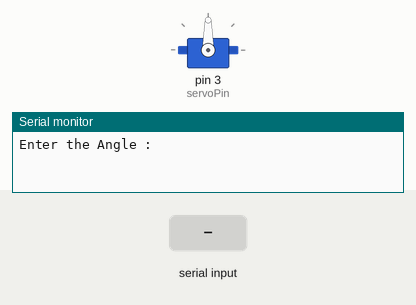
Bench run of a sketch on a simulated Arduino Uno, built with avr-gcc and run on an emulated ATmega328P. Shown: servo, the last lines printed to the serial monitor. The test bench sets the inputs (shaded band).

Above: at 1.2 s.
1.3 s: "30,150\n" received over Serial
At 3.5 s:
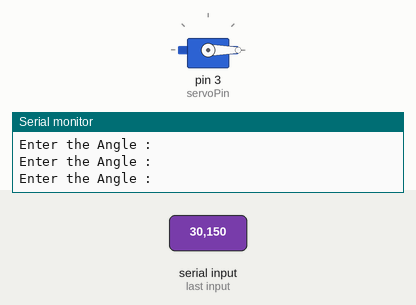
3.8 s: "90,45\n" received over Serial
At 4.6 s:
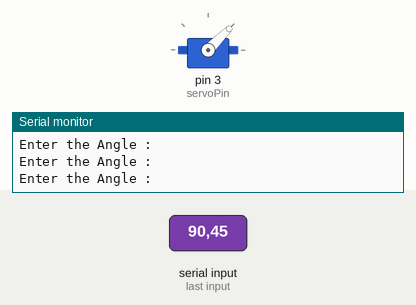
6.3 s: "200\n" received over Serial
At 6.6 s:
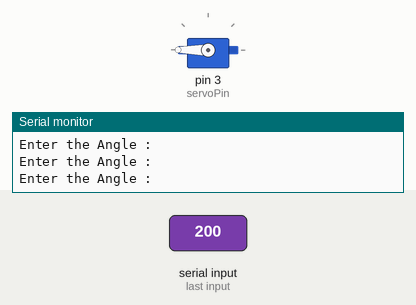
Timing chart, 0 to 9.3 s (numbered marks = the images above; inputs shaded):
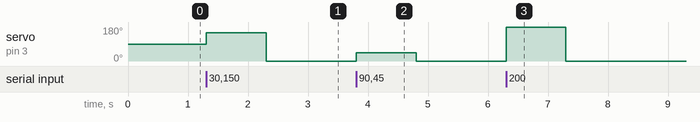

The sketch:

ServoMotor.ino
```cpp
#include <Servo.h>
Servo motor;
int a, servoPin = 3;

void setup() {
  motor.attach(servoPin);
  Serial.begin(115200);
  // motor.write(0);
}
void loop() {
  Serial.println("Enter the Angle : ");
  while(Serial.available() == 0);
  a = Serial.parseInt();
  motor.write(a); //a is in degree use to give angle.
}
```

Measured:
- after the input at 1.3 s, servo on pin 3 (servoPin): 90° → 150° at once, → 0° 1.0 s later
- after the input at 3.8 s, servo on pin 3 (servoPin): 0° → 45° at once, → 0° 1.0 s later
- after the input at 6.3 s, servo on pin 3 (servoPin): 0° → 180° at once, → 0° 1.0 s later
